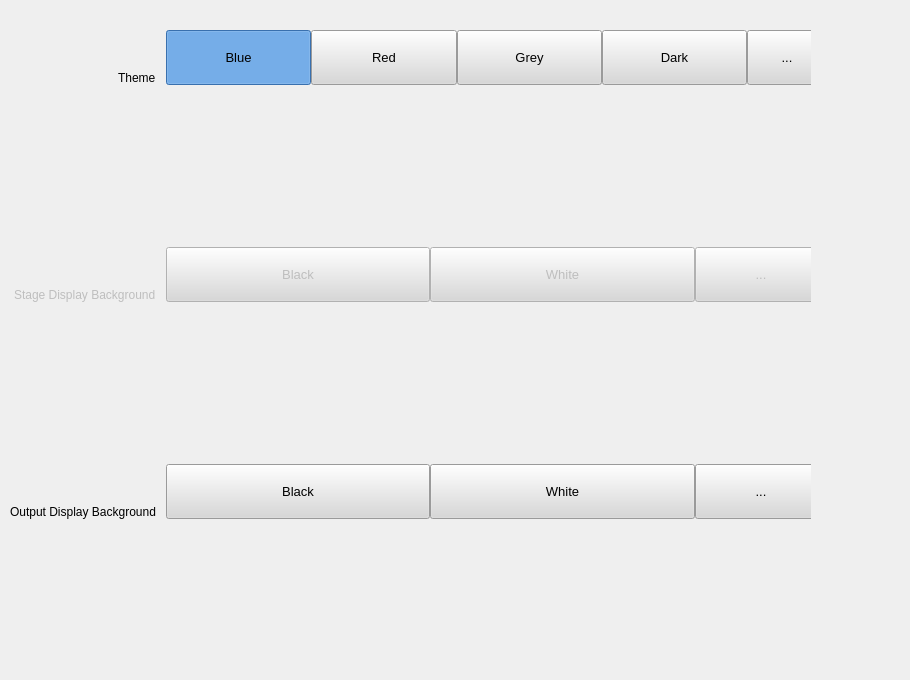
    <widget class="QWidget" name="viewGeneral">
     <widget class="QWidget" name="formLayoutWidget_2">
      <property name="geometry">
       <rect>
        <x>-10</x>
        <y>0</y>
        <width>901</width>
        <height>671</height>
       </rect>
      </property>
      <layout class="QFormLayout" name="formGeneral">
       <property name="fieldGrowthPolicy">
        <enum>QFormLayout::ExpandingFieldsGrow</enum>
       </property>
       <property name="labelAlignment">
        <set>Qt::AlignRight|Qt::AlignTrailing|Qt::AlignVCenter</set>
       </property>
       <property name="horizontalSpacing">
        <number>10</number>
       </property>
       <property name="verticalSpacing">
        <number>10</number>
       </property>
       <property name="leftMargin">
        <number>20</number>
       </property>
       <property name="topMargin">
        <number>30</number>
       </property>
       <property name="rightMargin">
        <number>80</number>
       </property>
       <item row="0" column="0">
        <widget class="QLabel" name="prefTheme_LABEL">
         <property name="minimumSize">
          <size>
           <width>0</width>
           <height>55</height>
          </size>
         </property>
         <property name="text">
          <string>Theme</string>
         </property>
        </widget>
       </item>
       <item row="1" column="0">
        <widget class="QLabel" name="prefStageBackground_LABEL">
         <property name="enabled">
          <bool>false</bool>
         </property>
         <property name="minimumSize">
          <size>
           <width>0</width>
           <height>55</height>
          </size>
         </property>
         <property name="text">
          <string>Stage Display Background</string>
         </property>
        </widget>
       </item>
       <item row="2" column="0">
        <widget class="QLabel" name="prefOutputBackground_LABEL">
         <property name="minimumSize">
          <size>
           <width>0</width>
           <height>55</height>
          </size>
         </property>
         <property name="text">
          <string>Output Display Background</string>
         </property>
        </widget>
       </item>
       <item row="0" column="1">
        <widget class="QWidget" name="prefTheme_widget" native="true">
         <property name="sizePolicy">
          <sizepolicy hsizetype="MinimumExpanding" vsizetype="MinimumExpanding">
           <horstretch>0</horstretch>
           <verstretch>0</verstretch>
          </sizepolicy>
         </property>
         <widget class="QWidget" name="layoutWidget">
          <property name="geometry">
           <rect>
            <x>0</x>
            <y>0</y>
            <width>661</width>
            <height>55</height>
           </rect>
          </property>
          <layout class="QHBoxLayout" name="prefTheme" stretch="2,2,2,2,1">
           <property name="spacing">
            <number>0</number>
           </property>
           <item>
            <widget class="QPushButton" name="prefTheme_BLUE">
             <property name="enabled">
              <bool>true</bool>
             </property>
             <property name="sizePolicy">
              <sizepolicy hsizetype="Preferred" vsizetype="Preferred">
               <horstretch>0</horstretch>
               <verstretch>0</verstretch>
              </sizepolicy>
             </property>
             <property name="maximumSize">
              <size>
               <width>16777215</width>
               <height>16777215</height>
              </size>
             </property>
             <property name="font">
              <font>
               <pointsize>10</pointsize>
              </font>
             </property>
             <property name="focusPolicy">
              <enum>Qt::NoFocus</enum>
             </property>
             <property name="styleSheet">
              <string notr="true">QPushButton {
background-color: #D8D8D8;
}

QPushButton:checked {
background-color: #509DF3;
}

QPushButton:hover:!checked {
background-color: #8CC5FF;
}
</string>
             </property>
             <property name="text">
              <string>Blue</string>
             </property>
             <property name="checkable">
              <bool>true</bool>
             </property>
             <property name="checked">
              <bool>true</bool>
             </property>
             <property name="autoExclusive">
              <bool>true</bool>
             </property>
            </widget>
           </item>
           <item>
            <widget class="QPushButton" name="prefTheme_RED">
             <property name="enabled">
              <bool>true</bool>
             </property>
             <property name="sizePolicy">
              <sizepolicy hsizetype="Preferred" vsizetype="Preferred">
               <horstretch>0</horstretch>
               <verstretch>0</verstretch>
              </sizepolicy>
             </property>
             <property name="maximumSize">
              <size>
               <width>16777215</width>
               <height>16777215</height>
              </size>
             </property>
             <property name="font">
              <font>
               <pointsize>10</pointsize>
              </font>
             </property>
             <property name="focusPolicy">
              <enum>Qt::NoFocus</enum>
             </property>
             <property name="styleSheet">
              <string notr="true">QPushButton {
background-color: #D8D8D8;
}

QPushButton:checked {
background-color: #FF6666;
}

QPushButton:hover:!checked {
background-color: #FFADAD;
}</string>
             </property>
             <property name="text">
              <string>Red</string>
             </property>
             <property name="checkable">
              <bool>true</bool>
             </property>
             <property name="checked">
              <bool>false</bool>
             </property>
             <property name="autoExclusive">
              <bool>true</bool>
             </property>
            </widget>
           </item>
           <item>
            <widget class="QPushButton" name="prefTheme_GREY">
             <property name="enabled">
              <bool>true</bool>
             </property>
             <property name="sizePolicy">
              <sizepolicy hsizetype="Preferred" vsizetype="Preferred">
               <horstretch>0</horstretch>
               <verstretch>0</verstretch>
              </sizepolicy>
             </property>
             <property name="maximumSize">
              <size>
               <width>16777215</width>
               <height>16777215</height>
              </size>
             </property>
             <property name="font">
              <font>
               <pointsize>10</pointsize>
              </font>
             </property>
             <property name="focusPolicy">
              <enum>Qt::NoFocus</enum>
             </property>
             <property name="styleSheet">
              <string notr="true">QPushButton {
background-color: #D8D8D8;
}

QPushButton:checked {
background-color: #808080;
}

QPushButton:hover:!checked {
background-color: #BCBCBC;
}
</string>
             </property>
             <property name="text">
              <string>Grey</string>
             </property>
             <property name="checkable">
              <bool>true</bool>
             </property>
             <property name="checked">
              <bool>false</bool>
             </property>
             <property name="autoExclusive">
              <bool>true</bool>
             </property>
            </widget>
           </item>
           <item>
            <widget class="QPushButton" name="prefTheme_DARK">
             <property name="enabled">
              <bool>true</bool>
             </property>
             <property name="sizePolicy">
              <sizepolicy hsizetype="Preferred" vsizetype="Preferred">
               <horstretch>0</horstretch>
               <verstretch>0</verstretch>
              </sizepolicy>
             </property>
             <property name="maximumSize">
              <size>
               <width>16777215</width>
               <height>16777215</height>
              </size>
             </property>
             <property name="font">
              <font>
               <pointsize>10</pointsize>
              </font>
             </property>
             <property name="focusPolicy">
              <enum>Qt::NoFocus</enum>
             </property>
             <property name="styleSheet">
              <string notr="true">QPushButton {
background-color: #D8D8D8;
}

QPushButton:checked {
background-color: #000;
}

QPushButton:hover:!checked {
background-color: #494949;
}
</string>
             </property>
             <property name="text">
              <string>Dark</string>
             </property>
             <property name="checkable">
              <bool>true</bool>
             </property>
             <property name="checked">
              <bool>false</bool>
             </property>
             <property name="autoExclusive">
              <bool>true</bool>
             </property>
            </widget>
           </item>
           <item>
            <widget class="QPushButton" name="prefTheme_CUSTOM">
             <property name="enabled">
              <bool>true</bool>
             </property>
             <property name="sizePolicy">
              <sizepolicy hsizetype="Preferred" vsizetype="Preferred">
               <horstretch>0</horstretch>
               <verstretch>0</verstretch>
              </sizepolicy>
             </property>
             <property name="maximumSize">
              <size>
               <width>16777215</width>
               <height>16777215</height>
              </size>
             </property>
             <property name="font">
              <font>
               <pointsize>10</pointsize>
              </font>
             </property>
             <property name="focusPolicy">
              <enum>Qt::NoFocus</enum>
             </property>
             <property name="styleSheet">
              <string notr="true">QPushButton {
background-color: #D8D8D8;
}

QPushButton:hover, QPushButton:checked {
background-color: #BAB9BA;
}</string>
             </property>
             <property name="text">
              <string>...</string>
             </property>
             <property name="checkable">
              <bool>true</bool>
             </property>
             <property name="checked">
              <bool>false</bool>
             </property>
             <property name="autoExclusive">
              <bool>true</bool>
             </property>
            </widget>
           </item>
          </layout>
         </widget>
        </widget>
       </item>
       <item row="2" column="1">
        <widget class="QWidget" name="prefOutputBackground_widget" native="true">
         <property name="sizePolicy">
          <sizepolicy hsizetype="MinimumExpanding" vsizetype="MinimumExpanding">
           <horstretch>0</horstretch>
           <verstretch>0</verstretch>
          </sizepolicy>
         </property>
         <widget class="QWidget" name="layoutWidget">
          <property name="geometry">
           <rect>
            <x>0</x>
            <y>0</y>
            <width>661</width>
            <height>55</height>
           </rect>
          </property>
          <layout class="QHBoxLayout" name="prefOutputBackground" stretch="2,2,1">
           <property name="spacing">
            <number>0</number>
           </property>
           <property name="leftMargin">
            <number>0</number>
           </property>
           <item>
            <widget class="QPushButton" name="prefOutputBackground_BLACK">
             <property name="enabled">
              <bool>true</bool>
             </property>
             <property name="sizePolicy">
              <sizepolicy hsizetype="Preferred" vsizetype="Preferred">
               <horstretch>0</horstretch>
               <verstretch>0</verstretch>
              </sizepolicy>
             </property>
             <property name="maximumSize">
              <size>
               <width>16777215</width>
               <height>16777215</height>
              </size>
             </property>
             <property name="font">
              <font>
               <pointsize>10</pointsize>
              </font>
             </property>
             <property name="focusPolicy">
              <enum>Qt::NoFocus</enum>
             </property>
             <property name="styleSheet">
              <string notr="true">QPushButton {
background-color: #D8D8D8;
}

QPushButton:checked {
background-color: #000;
}

QPushButton:hover:!checked {
background-color: #BCBCBC;
}
</string>
             </property>
             <property name="text">
              <string>Black</string>
             </property>
             <property name="checkable">
              <bool>true</bool>
             </property>
             <property name="checked">
              <bool>false</bool>
             </property>
             <property name="autoExclusive">
              <bool>true</bool>
             </property>
            </widget>
           </item>
           <item>
            <widget class="QPushButton" name="prefOutputBackground_WHITE">
             <property name="enabled">
              <bool>true</bool>
             </property>
             <property name="sizePolicy">
              <sizepolicy hsizetype="Preferred" vsizetype="Preferred">
               <horstretch>0</horstretch>
               <verstretch>0</verstretch>
              </sizepolicy>
             </property>
             <property name="maximumSize">
              <size>
               <width>16777215</width>
               <height>16777215</height>
              </size>
             </property>
             <property name="font">
              <font>
               <pointsize>10</pointsize>
              </font>
             </property>
             <property name="focusPolicy">
              <enum>Qt::NoFocus</enum>
             </property>
             <property name="styleSheet">
              <string notr="true">QPushButton {
background-color: #D8D8D8;
}

QPushButton:checked {
background-color: #fff;
color: black;
}

QPushButton:hover:!checked {
background-color: #BCBCBC;
}
</string>
             </property>
             <property name="text">
              <string>White</string>
             </property>
             <property name="checkable">
              <bool>true</bool>
             </property>
             <property name="checked">
              <bool>false</bool>
             </property>
             <property name="autoExclusive">
              <bool>true</bool>
             </property>
            </widget>
           </item>
           <item>
            <widget class="QPushButton" name="prefOutputBackground_CUSTOM">
             <property name="enabled">
              <bool>true</bool>
             </property>
             <property name="sizePolicy">
              <sizepolicy hsizetype="Preferred" vsizetype="Preferred">
               <horstretch>0</horstretch>
               <verstretch>0</verstretch>
              </sizepolicy>
             </property>
             <property name="maximumSize">
              <size>
               <width>16777215</width>
               <height>16777215</height>
              </size>
             </property>
             <property name="font">
              <font>
               <pointsize>10</pointsize>
              </font>
             </property>
             <property name="focusPolicy">
              <enum>Qt::NoFocus</enum>
             </property>
             <property name="styleSheet">
              <string notr="true">QPushButton {
background-color: #D8D8D8;
}

QPushButton:hover, QPushButton:checked {
background-color: #BAB9BA;
}</string>
             </property>
             <property name="text">
              <string>...</string>
             </property>
             <property name="checkable">
              <bool>true</bool>
             </property>
             <property name="checked">
              <bool>false</bool>
             </property>
             <property name="autoExclusive">
              <bool>true</bool>
             </property>
            </widget>
           </item>
          </layout>
         </widget>
        </widget>
       </item>
       <item row="1" column="1">
        <widget class="QWidget" name="prefStageBackground_widget" native="true">
         <property name="sizePolicy">
          <sizepolicy hsizetype="MinimumExpanding" vsizetype="MinimumExpanding">
           <horstretch>0</horstretch>
           <verstretch>0</verstretch>
          </sizepolicy>
         </property>
         <widget class="QWidget" name="layoutWidget">
          <property name="geometry">
           <rect>
            <x>0</x>
            <y>0</y>
            <width>661</width>
            <height>55</height>
           </rect>
          </property>
          <layout class="QHBoxLayout" name="prefStageBackground" stretch="2,2,1">
           <property name="spacing">
            <number>0</number>
           </property>
           <item>
            <widget class="QPushButton" name="prefStageBackground_BLACK">
             <property name="enabled">
              <bool>false</bool>
             </property>
             <property name="sizePolicy">
              <sizepolicy hsizetype="Preferred" vsizetype="Preferred">
               <horstretch>0</horstretch>
               <verstretch>0</verstretch>
              </sizepolicy>
             </property>
             <property name="maximumSize">
              <size>
               <width>16777215</width>
               <height>16777215</height>
              </size>
             </property>
             <property name="font">
              <font>
               <pointsize>10</pointsize>
              </font>
             </property>
             <property name="focusPolicy">
              <enum>Qt::NoFocus</enum>
             </property>
             <property name="styleSheet">
              <string notr="true">QPushButton {
background-color: #D8D8D8;
}

QPushButton:checked {
background-color: #000;
}

QPushButton:hover:!checked {
background-color: #BCBCBC;
}
</string>
             </property>
             <property name="text">
              <string>Black</string>
             </property>
             <property name="checkable">
              <bool>true</bool>
             </property>
             <property name="checked">
              <bool>false</bool>
             </property>
             <property name="autoExclusive">
              <bool>true</bool>
             </property>
            </widget>
           </item>
           <item>
            <widget class="QPushButton" name="prefStageBackground_WHITE">
             <property name="enabled">
              <bool>false</bool>
             </property>
             <property name="sizePolicy">
              <sizepolicy hsizetype="Preferred" vsizetype="Preferred">
               <horstretch>0</horstretch>
               <verstretch>0</verstretch>
              </sizepolicy>
             </property>
             <property name="maximumSize">
              <size>
               <width>16777215</width>
               <height>16777215</height>
              </size>
             </property>
             <property name="font">
              <font>
               <pointsize>10</pointsize>
              </font>
             </property>
             <property name="focusPolicy">
              <enum>Qt::NoFocus</enum>
             </property>
             <property name="styleSheet">
              <string notr="true">QPushButton {
background-color: #D8D8D8;
}

QPushButton:checked {
background-color: #fff;
color: black;
}

QPushButton:hover:!checked {
background-color: #BCBCBC;
}
</string>
             </property>
             <property name="text">
              <string>White</string>
             </property>
             <property name="checkable">
              <bool>true</bool>
             </property>
             <property name="checked">
              <bool>false</bool>
             </property>
             <property name="autoExclusive">
              <bool>true</bool>
             </property>
            </widget>
           </item>
           <item>
            <widget class="QPushButton" name="prefStageBackground_CUSTOM">
             <property name="enabled">
              <bool>false</bool>
             </property>
             <property name="sizePolicy">
              <sizepolicy hsizetype="Preferred" vsizetype="Preferred">
               <horstretch>0</horstretch>
               <verstretch>0</verstretch>
              </sizepolicy>
             </property>
             <property name="maximumSize">
              <size>
               <width>16777215</width>
               <height>16777215</height>
              </size>
             </property>
             <property name="font">
              <font>
               <pointsize>10</pointsize>
              </font>
             </property>
             <property name="focusPolicy">
              <enum>Qt::NoFocus</enum>
             </property>
             <property name="styleSheet">
              <string notr="true">QPushButton {
background-color: #D8D8D8;
}

QPushButton:hover, QPushButton:checked {
background-color: #BAB9BA;
}</string>
             </property>
             <property name="text">
              <string>...</string>
             </property>
             <property name="checkable">
              <bool>true</bool>
             </property>
             <property name="checked">
              <bool>false</bool>
             </property>
             <property name="autoExclusive">
              <bool>true</bool>
             </property>
            </widget>
           </item>
          </layout>
         </widget>
        </widget>
       </item>
      </layout>
     </widget>
    </widget>
